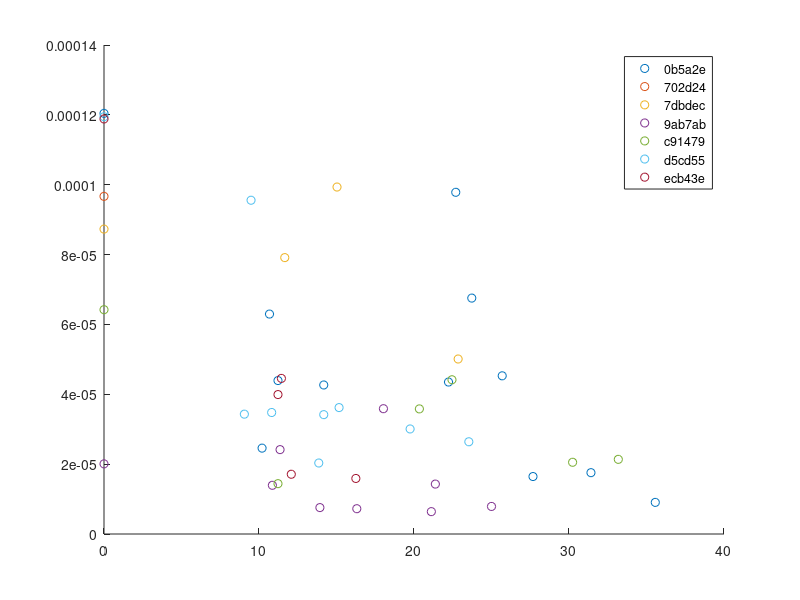

MATLAB code for this plot: (Note: this script raises an error after producing the figure.)
%% script to plot peak timing
close all;clearvars;clc
load('latenciesPeaksData_6_19_2016.mat')

%% smaller matrix
%figure
%gplotmatrix(bigMatrix(:,[1 3 4 7]),[],ccepSID',[],[],[],'on','stairs',bigMatrix_categories([1 3 4 7]));

%% bigger matrix
%figure 
%gplotmatrix(bigMatrix,[],ccepSID',[],[],[],'on','stairs',bigMatrix_categories);

%% individual plots


figure;
h1 = gscatter(betaDist_total,mag_total_ave,ccepSID');
hold on
for i = [1 2 3 4 6 7]
    a = h1(i).XData;
    b = h1(i).YData;
    f = fit(a',b','exp1');
    c = plot(f);
    c.Color = h1(i).Color;
    c.LineWidth = 2;

end
    
xlabel('Distance from Beta recording electrode (mm)')
ylabel('Magnitude of Peak (uV)')
title({'Plot of Peak CCEP Magnitude vs. Distance','from Beta Recording Electrode for All Subjects'})
z = gca;
z.FontSize = 14;
legend({'1','2','3','4','5','6','7'});
y = legend(h1);
y.Title.String = 'Subject';
%% 

figure;

% convert to ms
latency_total_ave = 1000*latency_total_ave;

h2 = gscatter(betaDist_total,latency_total_ave,ccepSID');
hold on
for i = [1 2 3 4 6 7]
    a = h2(i).XData;
    b = h2(i).YData;
    f = fit(a',b','exp1');
    c = plot(f);
    c.Color = h2(i).Color;
    c.LineWidth = 2;
end

xlabel('Distance from Beta recording electrode (mm)')
ylabel('Latency of Peak (ms)')
title({'Plot of CCEP Latency vs. Distance','from Beta Recording Electrode for All Subjects'})
z = gca;
z.FontSize = 14;
legend(h1)
legend({'1','2','3','4','5','6','7'});
y = legend(h2);
y.Title.String = 'Subject';
ylim([0 50])

%%

figure;
h3 = gscatter(betaDist_total,z_total_ave,ccepSID');
hold on
for i = [1 2 3 4 6 7]
    a = h3(i).XData;
    b = h3(i).YData;
    f = fit(a',b','exp1');
    c = plot(f);
    c.Color = h3(i).Color;
    c.LineWidth = 2;
end


xlabel('Distance from Beta recording electrode (mm)')
ylabel('Z scored CCEP magnitude')
title({'Plot of Z Scored CCEP Magnitude vs. Distance','from Beta Recording Electrode for All Subjects'})
z = gca;
z.FontSize = 14;
legend(h1)
legend({'1','2','3','4','5','6','7'});
y = legend(h3);
y.Title.String = 'Subject';

%%

figure;
h6 = gscatter(mag_total_ave,z_total_ave,ccepSID');
hold on
for i = [1 2 3 4 6 7]
    a = h6(i).XData;
    b = h6(i).YData;
    f = fit(a',b','poly1');
    c = plot(f);
    c.Color = h6(i).Color;
    c.LineWidth = 2;
end


xlabel('Magnitude of CCEP Response (uV)')
ylabel('Z scored CCEP magnitude')
title({'Plot of Z scored CCEP Magnitude vs. ','CCEP Amplitude in Microvolts'})
z = gca;
z.FontSize = 14;
legend(h1)
legend({'1','2','3','4','5','6','7'});
y = legend(h6);
y.Title.String = 'Subject';
%%
figure;
h4 = gscatter(latency_total_ave,mag_total_ave,ccepSID');
xlabel('latency total')
ylabel('magnitude of peak')

figure;
h5= gscatter(latency_total_ave,z_total_ave,ccepSID');
xlabel('latency total')
ylabel('z-score magnitude of peak')
